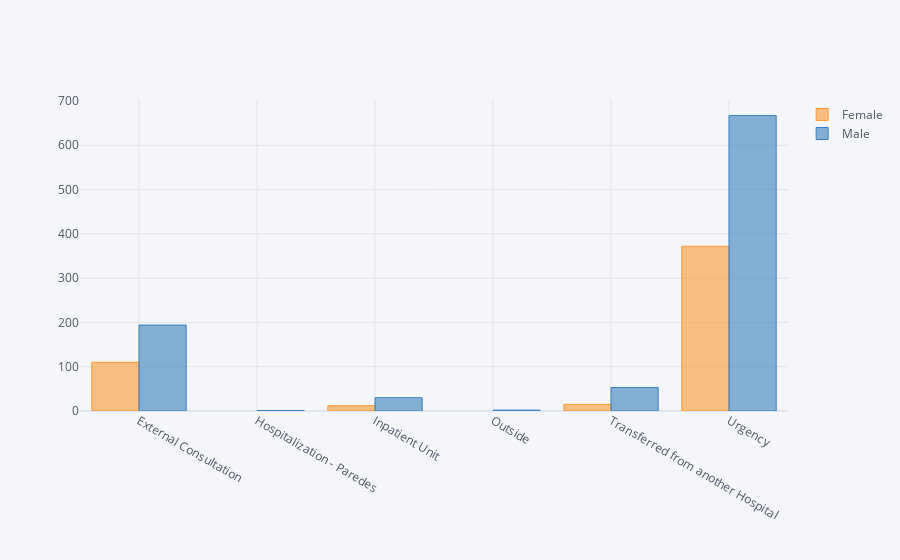

The code cell stored with this chart in its notebook:
### Code cell
gp.pivot("DES_PROVENIENCIA_ING", "GENDER", "EPISODIO").iplot(kind='bar')

### Figure 1 — Plotly figure (JSON) as saved in the notebook; plotly's stock layout.template omitted (floating-point values rounded to 4 significant figures)
{"data": [{"marker": {"color": "rgba(255, 153, 51, 0.6)", "line": {"color": "rgba(255, 153, 51, 1.0)", "width": 1}}, "name": "Female", "orientation": "v", "text": "", "type": "bar", "x": ["External Consultation", "Hospitalization - Paredes", "Inpatient Unit", "Outside", "Transferred from another Hospital", "Urgency"], "y": [110, "", 12, "", 15, 372]}, {"marker": {"color": "rgba(55, 128, 191, 0.6)", "line": {"color": "rgba(55, 128, 191, 1.0)", "width": 1}}, "name": "Male", "orientation": "v", "text": "", "type": "bar", "x": ["External Consultation", "Hospitalization - Paredes", "Inpatient Unit", "Outside", "Transferred from another Hospital", "Urgency"], "y": [194, 1, 30, 2, 53, 667]}], "layout": {"legend": {"bgcolor": "#F5F6F9", "font": {"color": "#4D5663"}}, "paper_bgcolor": "#F5F6F9", "plot_bgcolor": "#F5F6F9", "title": {"font": {"color": "#4D5663"}}, "xaxis": {"gridcolor": "#E1E5ED", "showgrid": true, "tickfont": {"color": "#4D5663"}, "title": {"font": {"color": "#4D5663"}, "text": ""}, "zerolinecolor": "#E1E5ED"}, "yaxis": {"gridcolor": "#E1E5ED", "showgrid": true, "tickfont": {"color": "#4D5663"}, "title": {"font": {"color": "#4D5663"}, "text": ""}, "zerolinecolor": "#E1E5ED"}}}
